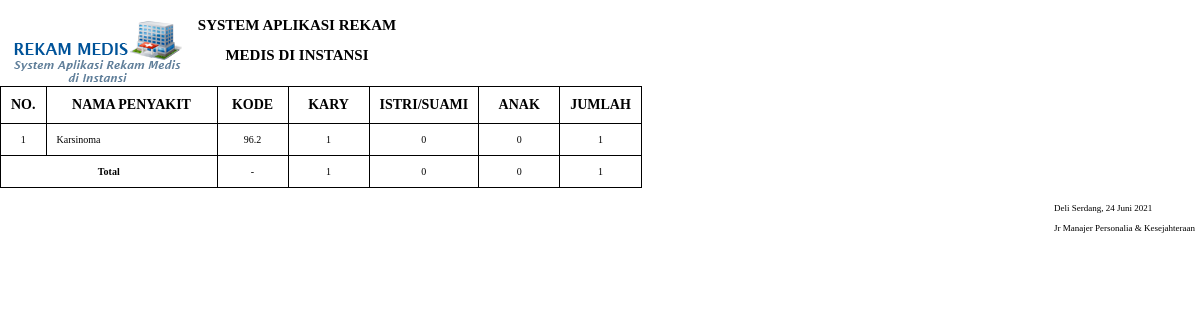
The app's page /laporan/penyakit.php with its own data.
### tables this page shows
CREATE TABLE `rekammedik` (
  `id_rm` int(5) NOT NULL,
  `nomorRm` varchar(50) NOT NULL,
  `kodepasien` varchar(50) NOT NULL,
  `kodedokter` varchar(50) NOT NULL,
  `keluhan` varchar(150) NOT NULL,
  `diagnosa` varchar(150) NOT NULL,
  `tindakan` varchar(50) NOT NULL,
  `id_rs` int(5) NOT NULL,
  `spesialis` int(5) NOT NULL,
  `id_penyakit` int(5) NOT NULL,
  `jam` varchar(150) NOT NULL,
  `tgl` varchar(150) NOT NULL,
  `kodeuser` varchar(150) NOT NULL
);

CREATE TABLE `penyakit` (
  `id_penyakit` int(5) NOT NULL,
  `nama_penyakit` varchar(15) NOT NULL,
  `kode_pen` varchar(5) NOT NULL
);

### config/fungsi_indotgl.php (called while the page is built, shortened)
<?php
	function tgl_indo($tgl){
			$tanggal = substr($tgl,8,2);
			$bulan = getBulan(substr($tgl,5,2));
			$tahun = substr($tgl,0,4);
			return $tanggal.' '.$bulan.' '.$tahun;
	}
	function getBulan($bln){
				switch ($bln){
					case 6:
						return "Juni";
						break;
				}
			}
?>

### laporan/penyakit.php (the view, shortened to what this page needs)
<?php
	include ("../config/fungsi_indotgl.php");
    $tgl1=$_GET['tgl1'];
    $tgl2=$_GET['tgl2'];
    $manajer=$_GET['manajer']
	?>
<!doctype html>
<html>
	<head>
		<link rel="stylesheet" type="text/css" href="../css/laporan.css">
	</head>
	<body>
		<div class="page">
		<div class="kop">
            <img src="../img/kop.png" id="kop">
            <div class="header">
                <h2>SYSTEM APLIKASI REKAM MEDIS DI INSTANSI</h2>
                </div>
		</div>
            <div class="batas"></div>
            <?php
			if($tgl1=='' AND $tgl2==''){
		?>
		<table class="table" border="1px">
			<tr class="head">
				<td width="20">NO. </td><td width="150">NAMA PENYAKIT</td><td width="50">KODE </td><td width="60">KARY</td><td width="60">ISTRI/SUAMI</td><td width="60">ANAK</td><td width="60">JUMLAH</td>
			</tr>
			<?php
					$query=mysql_query("SELECT * FROM penyakit, rekammedik WHERE penyakit.id_penyakit=rekammedik.id_penyakit ORDER BY rekammedik.id_penyakit DESC");
					$no=1;
					while($r=mysql_fetch_array($query)){
					?>
						<tr bgcolor="#fff">
							<td align="center"><?php echo $no; ?></td>
                            <td><?php echo $r['nama_penyakit']; ?></td>
                            <td align="center"><?php echo $r['kode_pen']; ?></td>
                            <td align="center"><?php
                            $id_penyakit=$r['id_penyakit'];
                            $queryKaryawan=mysql_query("SELECT * FROM penyakit, rekammedik, pasien WHERE penyakit.id_penyakit=rekammedik.id_penyakit AND penyakit.id_penyakit='$id_penyakit' AND pasien.kodePasien=rekammedik.kodepasien");
                            echo $nKaryawan=mysql_num_rows($queryKaryawan);
                            ?></td>
                            <td align="center"><?php
                            $id_penyakit=$r['id_penyakit'];
                            $queryIstri=mysql_query("SELECT * FROM penyakit, rekammedik, tanggungan, pegawai_kel WHERE penyakit.id_penyakit=rekammedik.id_penyakit AND penyakit.id_penyakit='$id_penyakit' AND tanggungan.kodeTanggungan=rekammedik.kodepasien AND tanggungan.id_kpeg=pegawai_kel.id_kpeg AND pegawai_kel.status_kpeg='Istri' OR penyakit.id_penyakit=rekammedik.id_penyakit AND penyakit.id_penyakit='$id_penyakit' AND tanggungan.kodeTanggungan=rekammedik.kodepasien AND tanggungan.id_kpeg=pegawai_kel.id_kpeg AND pegawai_kel.status_kpeg='Suami'");
                            echo $nIstri=mysql_num_rows($queryIstri);
                            ?></td>
                            <td align="center"><?php
                            $id_penyakit=$r['id_penyakit'];
                            $queryAnak=mysql_query("SELECT * FROM penyakit, rekammedik, tanggungan, pegawai_kel WHERE penyakit.id_penyakit=rekammedik.id_penyakit AND penyakit.id_penyakit='$id_penyakit' AND tanggungan.kodeTanggungan=rekammedik.kodepasien AND tanggungan.id_kpeg=pegawai_kel.id_kpeg AND pegawai_kel.status_kpeg='Anak Kandung'");
                            echo $nAnak=mysql_num_rows($queryAnak);
                            ?></td>
                            <td align="center"><?php echo $nKaryawan+$nIstri+$nAnak; ?></td>
						</tr>
					<?php
					$no++;
					}
					?>
                <tr>
                    <td colspan="2" align="center"><h4>Total</h4></td>
                    <td align="center">-</td>
                    <td align="center"><?php
                            $a=mysql_query("SELECT * FROM rekammedik, pasien WHERE pasien.kodePasien=rekammedik.kodepasien");
                            echo $aa=mysql_num_rows($a);
                            ?></td>
                    <td align="center"><?php
                            $b=mysql_query("SELECT * FROM rekammedik, tanggungan, pegawai_kel WHERE tanggungan.kodeTanggungan=rekammedik.kodepasien AND tanggungan.id_kpeg=pegawai_kel.id_kpeg AND pegawai_kel.status_kpeg='Istri' OR tanggungan.kodeTanggungan=rekammedik.kodepasien AND tanggungan.id_kpeg=pegawai_kel.id_kpeg AND pegawai_kel.status_kpeg='Suami'");
                            echo $bb=mysql_num_rows($b);
                            ?></td>
                    <td align="center"><?php
                            $c=mysql_query("SELECT * FROM rekammedik, tanggungan, pegawai_kel WHERE tanggungan.kodeTanggungan=rekammedik.kodepasien AND tanggungan.kodeTanggungan=rekammedik.kodepasien AND tanggungan.id_kpeg=pegawai_kel.id_kpeg AND pegawai_kel.status_kpeg='Anak Kandung'");
                            echo $cc=mysql_num_rows($c);
                            ?></td>
                    <td align="center"><?php echo $aa+$bb+$cc; ?></td>
                </tr>
		</table>
            <?php
            }
            ?>
            <table border="0px" style="float:right;" class="ttd">
            <tr>
                <td>Deli Serdang, <?php echo tgl_indo(date('Y-m-d')); ?></td>
            </tr>
            <tr>
                <td>Jr Manajer Personalia &amp; Kesejahteraan</td>
            </tr>
            <tr>
                <td></td>
            </tr>
            <tr>
                <td></td>
            </tr>
                 <tr>
                <td></td>
            </tr>
            <tr>
                <td><?php echo $manajer; ?></td>
            </tr>
            </table>
		</div>
	</body>
</html>

### css/laporan.css (style rules this page uses)
* { padding:0px; margin:0px; }
body { font-family:tahoma, 'sans-serif'; }
.batas { padding: 3px; }
#kop { float: left; }
.header { width: 400px; text-align: center; }
.kop { line-height:30px; }
.kop h2 { font-size: 15px; margin-top: 10px; }
table { border-collapse:collapse; margin-top: 10px; }
table .head td { background:#fff; text-align:center; font-size:14px; font-weight:bold; }
table tr td { border:1px solid #000; padding:10px; font-size:10px; }
.ttd { margin-left: 500px; margin-top: 10px; }
.ttd tr td { border:0px solid #000; padding:5px; font-size:9px; }

### records on screen
rekammedik: id_penyakit.nama_penyakit "Karsinoma", id_penyakit.kode_pen "96.2", queryKaryawan "1", queryIstri "0", queryAnak "0", nAnak "1"

### other values on screen
$aa=mysql_num_rows($a) "1"
$bb=mysql_num_rows($b) "0"
$cc=mysql_num_rows($c) "0"
$aa+$bb+$cc "1"
